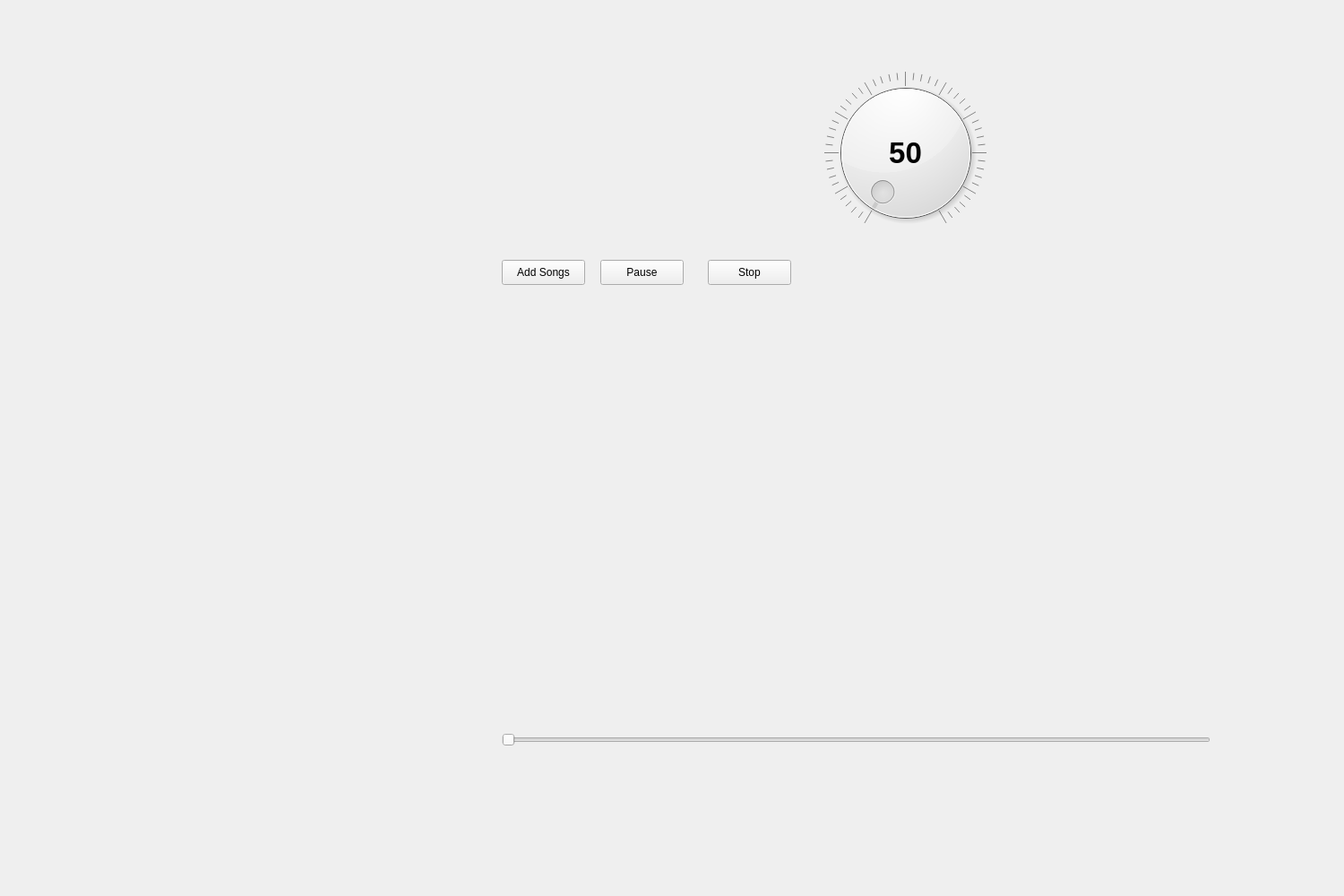
<?xml version="1.0" encoding="UTF-8"?>
<ui version="4.0">
 <class>HomeSpotifyForm</class>
 <widget class="QMainWindow" name="HomeSpotifyForm">
  <property name="geometry">
   <rect>
    <x>0</x>
    <y>0</y>
    <width>1500</width>
    <height>1000</height>
   </rect>
  </property>
  <property name="minimumSize">
   <size>
    <width>0</width>
    <height>0</height>
   </size>
  </property>
  <property name="windowTitle">
   <string>MainWindow</string>
  </property>
  <property name="styleSheet">
   <string notr="true">#FormWelcome {
	background:url(D:/BiBongBenh/Desktop/CNPM/img/spotify-home.png);
}</string>
  </property>
  <widget class="QWidget" name="FormWelcome">
   <property name="styleSheet">
    <string notr="true">#FormWelcome {
	back-ground:url(D:/BiBongBenh/Desktop/CNPM/img/login.png);
}</string>
   </property>
   <widget class="QWidget" name="listSongs" native="true">
    <property name="geometry">
     <rect>
      <x>550</x>
      <y>380</y>
      <width>841</width>
      <height>400</height>
     </rect>
    </property>
    <property name="minimumSize">
     <size>
      <width>841</width>
      <height>400</height>
     </size>
    </property>
    <layout class="QGridLayout" name="gridLayout"/>
   </widget>
   <widget class="QPushButton" name="btnAddSongs">
    <property name="geometry">
     <rect>
      <x>560</x>
      <y>290</y>
      <width>93</width>
      <height>28</height>
     </rect>
    </property>
    <property name="text">
     <string>Add Songs</string>
    </property>
   </widget>
   <widget class="QPushButton" name="btnPause">
    <property name="geometry">
     <rect>
      <x>670</x>
      <y>290</y>
      <width>93</width>
      <height>28</height>
     </rect>
    </property>
    <property name="text">
     <string>Pause</string>
    </property>
   </widget>
   <widget class="QPushButton" name="btnStop">
    <property name="geometry">
     <rect>
      <x>790</x>
      <y>290</y>
      <width>93</width>
      <height>28</height>
     </rect>
    </property>
    <property name="text">
     <string>Stop</string>
    </property>
   </widget>
   <widget class="QDial" name="diVolume">
    <property name="geometry">
     <rect>
      <x>920</x>
      <y>80</y>
      <width>181</width>
      <height>181</height>
     </rect>
    </property>
    <property name="font">
     <font>
      <weight>75</weight>
      <italic>false</italic>
      <bold>true</bold>
     </font>
    </property>
    <property name="mouseTracking">
     <bool>false</bool>
    </property>
    <property name="tabletTracking">
     <bool>false</bool>
    </property>
    <property name="contextMenuPolicy">
     <enum>Qt::PreventContextMenu</enum>
    </property>
    <property name="inputMethodHints">
     <set>Qt::ImhNone</set>
    </property>
    <property name="maximum">
     <number>100</number>
    </property>
    <property name="wrapping">
     <bool>false</bool>
    </property>
    <property name="notchesVisible">
     <bool>true</bool>
    </property>
   </widget>
   <widget class="QLabel" name="txtVolume">
    <property name="geometry">
     <rect>
      <x>960</x>
      <y>130</y>
      <width>101</width>
      <height>81</height>
     </rect>
    </property>
    <property name="font">
     <font>
      <pointsize>25</pointsize>
      <weight>75</weight>
      <bold>true</bold>
     </font>
    </property>
    <property name="layoutDirection">
     <enum>Qt::LeftToRight</enum>
    </property>
    <property name="text">
     <string>50</string>
    </property>
    <property name="textFormat">
     <enum>Qt::AutoText</enum>
    </property>
    <property name="scaledContents">
     <bool>false</bool>
    </property>
    <property name="alignment">
     <set>Qt::AlignCenter</set>
    </property>
   </widget>
   <widget class="QSlider" name="sldSong">
    <property name="geometry">
     <rect>
      <x>560</x>
      <y>810</y>
      <width>791</width>
      <height>31</height>
     </rect>
    </property>
    <property name="orientation">
     <enum>Qt::Horizontal</enum>
    </property>
   </widget>
  </widget>
 </widget>
 <resources/>
 <connections/>
</ui>
